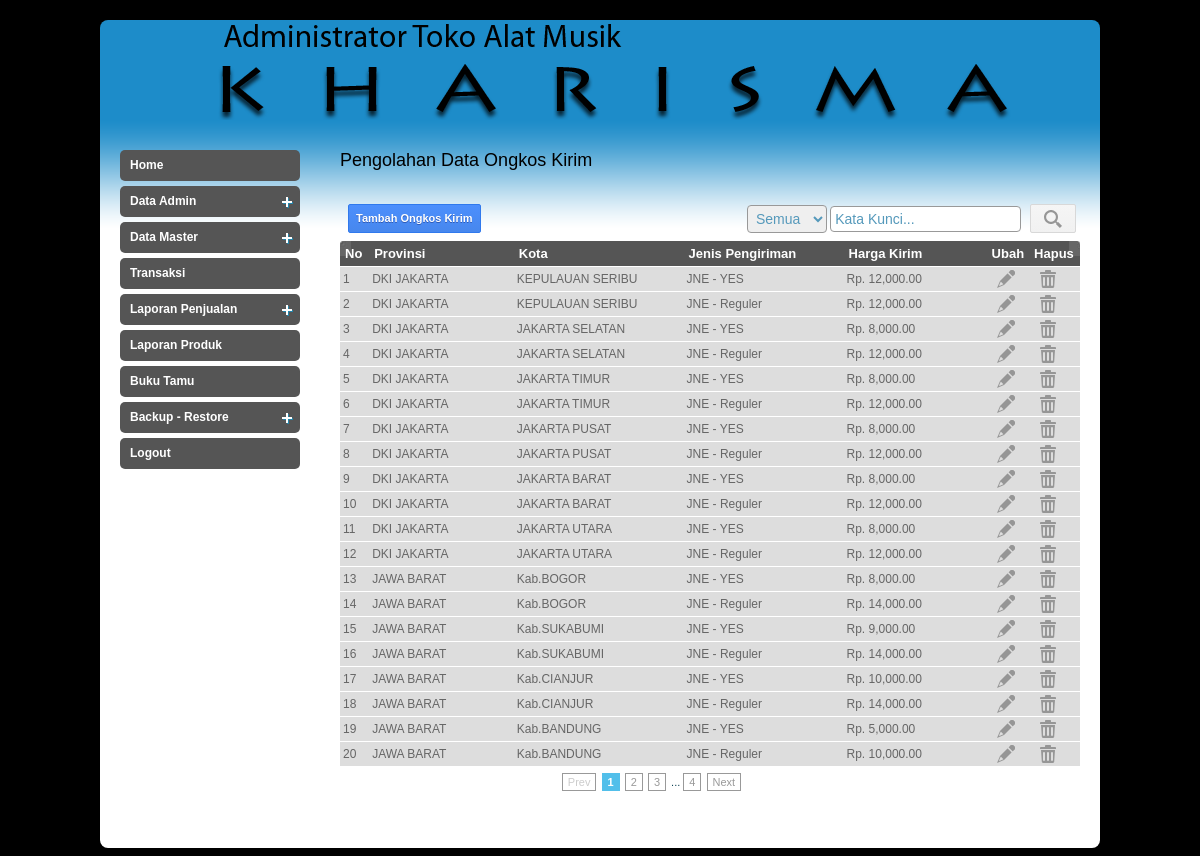
/admin/index.php?page=ongkir (signed in), run on the app's committed database.
### tables this page shows
CREATE TABLE `t_ongkir` (
  `id_ongkir` int(11) NOT NULL auto_increment,
  `id_kota` int(11) NOT NULL,
  `id_jeniskirim` int(11) NOT NULL,
  `harga_ongkir` int(11) NOT NULL,
  PRIMARY KEY  (`id_ongkir`)
);

CREATE TABLE `t_provinsi` (
  `id_provinsi` int(10) NOT NULL auto_increment,
  `nama_provinsi` varchar(30) default NULL,
  KEY `id_prov` (`id_provinsi`)
);

CREATE TABLE `t_kota` (
  `id_kota` int(10) NOT NULL auto_increment,
  `id_provinsi` int(10) default NULL,
  `nama_kota` varchar(50) default NULL,
  `kabkota` varchar(20) default NULL,
  UNIQUE KEY `kota#PX` (`id_kota`),
  KEY `id_provinsi` (`id_provinsi`)
);

CREATE TABLE `t_forwarder` (
  `id_forwarder` int(11) NOT NULL auto_increment,
  `nama_forwarder` varchar(500) NOT NULL,
  `deskripsi_forwarder` text NOT NULL,
  PRIMARY KEY  (`id_forwarder`),
  UNIQUE KEY `nama_jasapengiriman` (`nama_forwarder`)
);

CREATE TABLE `t_jeniskirim` (
  `id_jeniskirim` int(11) NOT NULL auto_increment,
  `id_forwarder` int(11) NOT NULL,
  `nama_jeniskirim` varchar(50) NOT NULL,
  `deskripsi_jeniskirim` text NOT NULL,
  PRIMARY KEY  (`id_jeniskirim`)
);

### admin/inc/ongkir.php (the view, shortened to what this page needs)
<h2>Pengolahan Data Ongkos Kirim</h2>
    <?php
if(isset($_GET['act'])){
	if($_GET['act'] == 'add'){
	?>
    <form action="" method="post" id="registrationform">
        <table>
        	<tr>
            	<td><label for="provinsi">Nama Provinsi :</label></td>
            	<td>
                		<select size="1" name="provinsi" id="provinsi" class="inputan">
                        	<option value="">-- Pilih Provinsi --</option>
                        <?php
						$qprov = mysql_query("SELECT * FROM t_provinsi");
						while($dprov = mysql_fetch_array($qprov)){
						?>
                        	<option value="<?php echo $dprov['id_provinsi']; ?>"><?php echo $dprov['nama_provinsi']; ?></option>
                        <?php
						}
						?>
                        </select>
               	</td>
            </tr>
        	<tr>
            	<td><label for="kota">Nama Kota :</label></td>
            	<td>
                		<select size="1" name="kota" id="kota" class="inputan">
                        	<option value="">-- Pilih Kota --</option>
                        </select>
               	</td>
            </tr>
        	<tr>
            	<td><label for="jeniskirim">Jenis :</label></td>
            	<td>
                		<select size="1" name="jeniskirim" id="jeniskirim" class="inputan">
                        <?php
						$qjp = mysql_query("SELECT * FROM t_jeniskirim a, t_forwarder b
										   WHERE a.id_forwarder=b.id_forwarder");
						while($djp = mysql_fetch_array($qjp)){
						?>
                        	<option value="<?php echo $djp['id_jeniskirim']; ?>">
							<?php echo $djp['nama_forwarder'].' - '.$djp['nama_jeniskirim']; ?>
                            </option>
                        <?php
						}
						?>
                        </select>
               	</td>
            </tr>
        	<tr>
            	<td><label for="harga">Harga Ongkos Kirim :</label></td>
            	<td><input type="text" name="harga" id="harga" size="10" maxlength="10" class="inputan"/></td>
            </tr>
        	<tr>
            	<td colspan="2" align="center">
                	<button name="save" class="blue"/><span class="label1">Simpan</span></button>
                    <a class="button red" href="?page=ongkir"/><span class="label1">Batal</span></a>
				</td>
            </tr>
        </table>
	</form>
    <?php
	}
	elseif($_GET['act'] == 'edit'){
	$id_ongkir = addslashes($_GET['idok']);
	$qongkir = mysql_query("SELECT * FROM t_ongkir a, t_kota b, t_provinsi c
						   WHERE a.id_kota = b.id_kota
						   AND b.id_provinsi = c.id_provinsi
						   AND a.id_ongkir = '$id_ongkir'");
	$dongkir = mysql_fetch_array($qongkir);
	?>
    <form action="" method="post" onSubmit="return conf();" id="registrationform">
        <table>
        	<tr>
            	<td><label for="provinsi">Nama Provinsi :</label></td>
            	<td>
                		<select size="1" name="provinsi" id="provinsi" class="inputan">
                        <?php
						$qprov = mysql_query("SELECT * FROM t_provinsi");
						while($dprov = mysql_fetch_array($qprov)){
						?>
                        	<option value="<?php echo $dprov['id_provinsi']; ?>" <?php echo($dprov['id_provinsi'] == $dongkir['id_provinsi'])?"selected":""; ?>><?php echo $dprov['nama_provinsi']; ?></option>
                        <?php
						}
						?>
                        </select>
               	</td>
            </tr>
        	<tr>
            	<td><label for="kota">Nama Kota :</label></td>
            	<td>
                		<select size="1" name="kota" id="kota" class="inputan">
                        	<option value="">-- Pilih Kota --</option>
                        <?php
						$qkota = mysql_query("SELECT * FROM t_kota");
						while($dkota = mysql_fetch_array($qkota)){
						?>
                        	<option value="<?php echo $dkota['id_kota']; ?>" <?php echo($dkota['id_kota'] == $dongkir['id_kota'])?"selected":""; ?>><?php echo $dkota['nama_kota']; ?></option>
                        <?php
						}
						?>
                        </select>
               	</td>
            </tr>
        	<tr>
            	<td><label for="jeniskirim">Jenis :</label></td>
            	<td>
                		<select size="1" name="jeniskirim" id="jeniskirim" class="inputan">
                        <?php
						$qjp = mysql_query("SELECT * FROM t_jeniskirim a, t_forwarder b
										   WHERE a.id_forwarder=b.id_forwarder");
						while($djp = mysql_fetch_array($qjp)){
						?>
                        	<option value="<?php echo $djp['id_jeniskirim']; ?>" <?php echo($djp['id_jeniskirim'] == $dongkir['id_jeniskirim'])?"selected":""; ?>>
							<?php echo $djp['nama_forwarder'].' - '.$djp['nama_jeniskirim']; ?>
                            </option>
                        <?php
						}
						?>
                        </select>
               	</td>
            </tr>
        	<tr>
            	<td><label for="harga">Harga Ongkos Kirim :</label></td>
            	<td>
                	<input type="hidden" name="id_ongkir" value="<?php echo $dongkir['id_ongkir']; ?>" class="inputan"/>
                	<input type="text" name="harga" id="harga" size="10" maxlength="10" value="<?php echo $dongkir['harga_ongkir']; ?>" />
                </td>
            </tr>
        	<tr>
            	<td colspan="2" align="center">
                	<button name="update" class="blue"/><span class="label1">Ubah</span></button>
                    <a class="button red" href="?page=jeniskirim"/><span class="label1">Batal</span></a>
				</td>
            </tr>
        </table>
	</form>
    <?php
	}
}
else
{
$batas   = 20;
if(empty($halaman)){
	$posisi  = 0;
	$halaman = 1;
}
else{
	$posisi = ($halaman-1) * $batas;
}
?>
	<table width="100%" style=" margin-top:10px;">
    <tr>
    <td align="right">
	<a href="?page=ongkir&act=add" class="button blue">
    <span class="label1">Tambah Ongkos Kirim</span></a>
    </td>
    <td align="right" width="70%">
    <form method="post" action="">
    	<select name="type">
        	<option value="0">Semua</option>
        </select>
    	<input type="text" name="textcari" class="newsletter_input" value="<?php if(isset($_POST['textcari'])){ echo $_POST['textcari']; } else { echo "Kata Kunci..."; }?>" onBlur="if(this.value=='') this.value='Kata Kunci...';" onFocus="if(this.value=='Kata Kunci...') this.value='';" /></td><td>
        <button name="cari" class="action"/>
        <span class="icon icon198"></span></button>
    </td></tr>
    </table>
   <?php
	if(isset($_POST['type'])){
		$type = addslashes($_POST['type']);
		if($type == 0)
			$sqlquery = "";
		elseif($type == 1)
			$sqlquery = "AND nama_kota LIKE '%$_POST[textcari]%'";
		elseif($type == 2)
			$sqlquery = "AND nama_provinsi LIKE '%$_POST[textcari]%'";
	}
	else{
		$sqlquery = "";
	}
?>
<table width="592" id="rounded-corner">
    <thead>
    	<tr>
        	<th width="51" class="rounded-company" scope="col">No</th>
            <th width="444" class="rounded" scope="col">Provinsi</th>
            <th width="444" class="rounded" scope="col">Kota</th>
            <th width="444" class="rounded" scope="col">Jenis Pengiriman</th>
            <th width="444" class="rounded" scope="col">Harga Kirim</th>
            <th width="32" class="rounded" scope="col">Ubah</th>
            <th width="45" class="rounded-q4" scope="col">Hapus</th>
        </tr>
    </thead>
    <tbody>
    	<?php
		$qongkir = mysql_query("SELECT * FROM t_ongkir a, t_kota b, t_provinsi c, t_jeniskirim d,
							   		 t_forwarder e
									 WHERE a.id_kota = b.id_kota
									 AND a.id_jeniskirim = d.id_jeniskirim
									 AND d.id_forwarder = e.id_forwarder
									 $sqlquery
									 AND b.id_provinsi = c.id_provinsi
									 ORDER BY a.id_kota ASC LIMIT $posisi,$batas");
		$kolom=1;
		$i=0;
		$no = $posisi+1;
		while($dongkir = mysql_fetch_array($qongkir)){
			if ($i >= $kolom){
				echo "<tr class='row$dongkir[id_ongkir]'>";
			}
		?>
        	<td><?php echo $no; ?></td>
            <td><?php echo $dongkir['nama_provinsi']; ?></td>
            <td><?php echo $dongkir['nama_kota']; ?></td>
            <td><?php echo $dongkir['nama_forwarder'].' - '.$dongkir['nama_jeniskirim']; ?></td>
            <td>Rp. <?php echo number_format($dongkir['harga_ongkir'],"2",".",","); ?></td>
            <td><a href="?page=ongkir&act=edit&idok=<?php echo $dongkir['id_ongkir']; ?>" title="Ubah">
                	<span class="icon icon145"></span></a></td>
            <td width="45">
            	<a href="<?php echo $dongkir['id_ongkir']; ?>" id="ongkir" class="ask" title="Hapus">
                	<span class="icon icon186"></span></a></td>
        <?php
		$i++;
		$no++;
			if($i >= $kolom){
				echo "</tr>";
			}
		}
		?>
    </tbody>
</table>
	<div class="pagination">
	<?php
	$tampil2 = mysql_query("SELECT * FROM t_ongkir a, t_kota b, t_provinsi c
							WHERE a.id_kota = b.id_kota
							$sqlquery
							AND b.id_provinsi = c.id_provinsi");
	$jmldata = mysql_num_rows($tampil2);
	$jmlhal  = ceil($jmldata/$batas);
	echo "<div class=paging>";
	if($halaman > 1){
		$prev=$halaman-1;
		echo "<span class=prevnext><a href='$_SERVER[PHP_SELF]?page=ongkir&halaman=$prev'>Prev</a></span> ";
	}
	else{
		echo "<span class=disabled>Prev</span> ";
	}
	$angka=($halaman > 3 ? " ... " : " ");
	for($i=$halaman-2;$i<$halaman;$i++)
	{
	  if ($i < 1)
		  continue;
	  $angka .= "<a href='$_SERVER[PHP_SELF]?page=ongkir&halaman=$i'>$i</a> ";
	}
	$angka .= "<span class=current>$halaman</span> ";
	for($i=$halaman+1;$i<($halaman+3);$i++)
	{
	  $angka .= "<a href='$_SERVER[PHP_SELF]?page=ongkir&halaman=$i'>$i</a> ";
	}
	$angka .= ($halaman+2<$jmlhal ? " ...
			  <a href='$_SERVER[PHP_SELF]?page=ongkir&halaman=$jmlhal'>$jmlhal</a> " : " ");
	echo "$angka ";
	if($halaman < $jmlhal){
		$next=$halaman+1;
		echo "<span class=prevnext><a href='$_SERVER[PHP_SELF]?page=ongkir&halaman=$next'>Next</a></span>";
	}
	else{
		echo "<span class=disabled>Next</span>";
	}
	echo "</div>";
}
	?>

### admin/style.css (style rules this page uses)
body { background:#000; font-family:Arial, Helvetica, sans-serif; padding:0; font-size:12px; margin-top:20px; color: #0e4354; }
a { color:#256c89; }
h2 { font-size:18px; color:#000; font-weight:normal; padding:0px 0 15px 0; margin:0px; clear:both; }
#rounded-corner { margin:0px; width:740px; text-align: left; border-collapse: collapse; }
#rounded-corner thead th.rounded-company { width:26px; background: #555555 url('images/left.jpg') left top no-repeat; }
#rounded-corner thead th.rounded-q4 { background: #555555 url('images/right.jpg') right top no-repeat; }
#rounded-corner th { padding: 5px; font-weight: bold; font-size: 13px; color: #FFF; background: #555; }
#rounded-corner td { padding: 3px; background:#ddd; border-top: 1px solid #fff; color: #666; }
div.pagination { width:625px; clear:both; padding:10px 0 10px 0; margin:0px; text-align:center; float:left; clear:both; font-size:11px; }
div.pagination a { padding: 2px 5px 2px 5px; margin-right: 2px; border: 1px solid #999; text-decoration: none; color: #999; }
div.pagination span.current { padding: 2px 5px 2px 5px; margin-right: 2px; border: 1px solid #52bfea; font-weight: bold; background-color: #52bfea; color: #FFF; }
div.pagination span.disabled { padding: 2px 5px 2px 5px; margin-right: 2px; border: 1px solid #999; color: #ccc; }
input[type=text],input[type=password], select, textarea { -moz-border-radius:4px; -webkit-border-radius:4px; border:1px solid #999; font-size:14px; color:#5599bb; padding:4px; }

### css/css3-buttons.css (style rules this page uses)
button, .button { text-decoration: none; text-shadow: 0 1px 0 #fff; font: bold 11px Helvetica, Arial, sans-serif; color: #444; line-height: 17px; height: 18px; display: inline-block; float: left; margin: 5px; padding: 5px 6px 4px 6px; background: #F3F3F3; border: solid 1px #D9D9D9; border-radius: 2px; -webkit-border-radius: 2px; -moz-border-radius: 2px; -webkit-transition: border-color .20s; -moz-transition: border-color .20s; -o-transition: border-color .20s; transition: border-color .20s; }
button { height: 29px !important; cursor: pointer; }
button.action, .button.action { border: 1px solid #D8D8D8 !important; background: #F2F2F2; background: -webkit-linear-gradient(top, #F5F5F5, #F1F1F1); background: -moz-linear-gradient(top, #F5F5F5, #F1F1F1); background: -ms-linear-gradient(top, #F5F5F5, #F1F1F1); background: -o-linear-gradient(top, #F5F5F5, #F1F1F1); -webkit-transition: border .20s; -moz-transition: border .20s; -o-transition: border .20s; transition: border .20s; }
button.blue, .button.blue { border: 1px solid #3079ED !important; background: #4B8DF8; background: -webkit-linear-gradient(top, #4C8FFD, #4787ED); background: -moz-linear-gradient(top, #4C8FFD, #4787ED); background: -ms-linear-gradient(top, #4C8FFD, #4787ED); background: -o-linear-gradient(top, #4C8FFD, #4787ED); -webkit-transition: border .20s; -moz-transition: border .20s; -o-transition: border .20s; transition: border .20s; }
.ddm span.label1, button span.label1, .button span.label1 { display: inline-block; float: left; line-height: 17px; height: 18px; padding: 0 1px; overflow: hidden; color: #444; -webkit-transition: color .20s; -moz-transition: color .20s; -o-transition: color .20s; transition: color .20s; }
button.blue .label1, .button.blue .label1 { color: #FFF !important; text-shadow: 0 1px 0 #2F5BB7 !important; }
.ddm span.icon, button span.icon, .icon, .button span.icon { background-image: url(../gambar/google+-ui-sprite-gray.png); display: inline-block; margin: 0 7px; float: left; line-height: 18px; height: 18px; width: 18px; max-width: 18px; overflow: hidden; text-indent: -9999px; background-repeat: no-repeat; -webkit-transition: background-image 0.20s linear; -moz-transition: background-image 0.20s linear; -o-transition: background-image 0.20s linear; transition: background-image 0.20s linear; }
span.icon145 { background-position: -72px -126px; }
span.icon186 { background-position: -90px -162px; }
span.icon198 { background-position: -306px -162px; }

### data on the page
t_ongkir: t_provinsi.nama_provinsi "DKI JAKARTA", id_kota.nama_kota "KEPULAUAN SERIBU", t_forwarder.nama_forwarder "JNE", id_jeniskirim.nama_jeniskirim "YES", harga_ongkir "12,000.00"
t_ongkir: t_provinsi.nama_provinsi "DKI JAKARTA", id_kota.nama_kota "KEPULAUAN SERIBU", t_forwarder.nama_forwarder "JNE", id_jeniskirim.nama_jeniskirim "Reguler", harga_ongkir "12,000.00"
t_ongkir: t_provinsi.nama_provinsi "DKI JAKARTA", id_kota.nama_kota "JAKARTA SELATAN", t_forwarder.nama_forwarder "JNE", id_jeniskirim.nama_jeniskirim "YES", harga_ongkir "8,000.00"
t_ongkir: t_provinsi.nama_provinsi "DKI JAKARTA", id_kota.nama_kota "JAKARTA SELATAN", t_forwarder.nama_forwarder "JNE", id_jeniskirim.nama_jeniskirim "Reguler", harga_ongkir "12,000.00"
t_ongkir: t_provinsi.nama_provinsi "DKI JAKARTA", id_kota.nama_kota "JAKARTA TIMUR", t_forwarder.nama_forwarder "JNE", id_jeniskirim.nama_jeniskirim "YES", harga_ongkir "8,000.00"
t_ongkir: t_provinsi.nama_provinsi "DKI JAKARTA", id_kota.nama_kota "JAKARTA TIMUR", t_forwarder.nama_forwarder "JNE", id_jeniskirim.nama_jeniskirim "Reguler", harga_ongkir "12,000.00"
t_ongkir: t_provinsi.nama_provinsi "DKI JAKARTA", id_kota.nama_kota "JAKARTA PUSAT", t_forwarder.nama_forwarder "JNE", id_jeniskirim.nama_jeniskirim "YES", harga_ongkir "8,000.00"
t_ongkir: t_provinsi.nama_provinsi "DKI JAKARTA", id_kota.nama_kota "JAKARTA PUSAT", t_forwarder.nama_forwarder "JNE", id_jeniskirim.nama_jeniskirim "Reguler", harga_ongkir "12,000.00"
t_ongkir: t_provinsi.nama_provinsi "DKI JAKARTA", id_kota.nama_kota "JAKARTA BARAT", t_forwarder.nama_forwarder "JNE", id_jeniskirim.nama_jeniskirim "YES", harga_ongkir "8,000.00"
t_ongkir: t_provinsi.nama_provinsi "DKI JAKARTA", id_kota.nama_kota "JAKARTA BARAT", t_forwarder.nama_forwarder "JNE", id_jeniskirim.nama_jeniskirim "Reguler", harga_ongkir "12,000.00"
t_ongkir: t_provinsi.nama_provinsi "DKI JAKARTA", id_kota.nama_kota "JAKARTA UTARA", t_forwarder.nama_forwarder "JNE", id_jeniskirim.nama_jeniskirim "YES", harga_ongkir "8,000.00"
t_ongkir: t_provinsi.nama_provinsi "DKI JAKARTA", id_kota.nama_kota "JAKARTA UTARA", t_forwarder.nama_forwarder "JNE", id_jeniskirim.nama_jeniskirim "Reguler", harga_ongkir "12,000.00"
t_ongkir: t_provinsi.nama_provinsi "JAWA BARAT", id_kota.nama_kota "Kab.BOGOR", t_forwarder.nama_forwarder "JNE", id_jeniskirim.nama_jeniskirim "YES", harga_ongkir "8,000.00"
t_ongkir: t_provinsi.nama_provinsi "JAWA BARAT", id_kota.nama_kota "Kab.BOGOR", t_forwarder.nama_forwarder "JNE", id_jeniskirim.nama_jeniskirim "Reguler", harga_ongkir "14,000.00"
t_ongkir: t_provinsi.nama_provinsi "JAWA BARAT", id_kota.nama_kota "Kab.SUKABUMI", t_forwarder.nama_forwarder "JNE", id_jeniskirim.nama_jeniskirim "YES", harga_ongkir "9,000.00"
t_ongkir: t_provinsi.nama_provinsi "JAWA BARAT", id_kota.nama_kota "Kab.SUKABUMI", t_forwarder.nama_forwarder "JNE", id_jeniskirim.nama_jeniskirim "Reguler", harga_ongkir "14,000.00"
t_ongkir: t_provinsi.nama_provinsi "JAWA BARAT", id_kota.nama_kota "Kab.CIANJUR", t_forwarder.nama_forwarder "JNE", id_jeniskirim.nama_jeniskirim "YES", harga_ongkir "10,000.00"
t_ongkir: t_provinsi.nama_provinsi "JAWA BARAT", id_kota.nama_kota "Kab.CIANJUR", t_forwarder.nama_forwarder "JNE", id_jeniskirim.nama_jeniskirim "Reguler", harga_ongkir "14,000.00"
t_ongkir: t_provinsi.nama_provinsi "JAWA BARAT", id_kota.nama_kota "Kab.BANDUNG", t_forwarder.nama_forwarder "JNE", id_jeniskirim.nama_jeniskirim "YES", harga_ongkir "5,000.00"
t_ongkir: t_provinsi.nama_provinsi "JAWA BARAT", id_kota.nama_kota "Kab.BANDUNG", t_forwarder.nama_forwarder "JNE", id_jeniskirim.nama_jeniskirim "Reguler", harga_ongkir "10,000.00"

### other printed values
$halaman "1"
$jmlhal "4"
